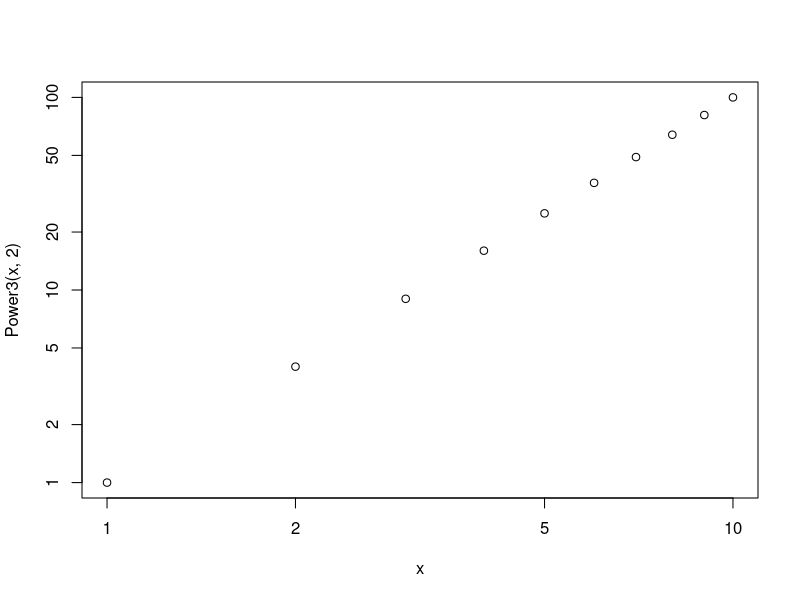
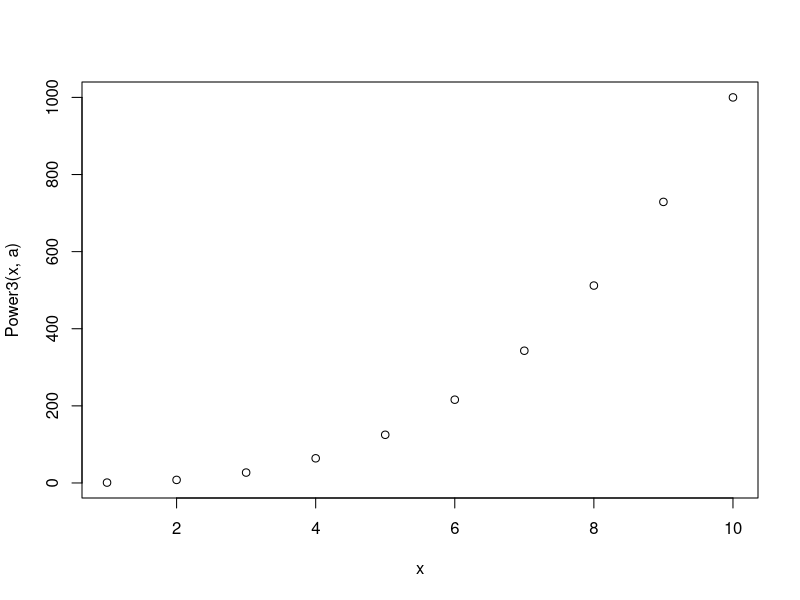

Source code (R) for these figures, in order:
## ---- chunk 1
Power <- function(x,a){
  print(x^a)
}
## ---- chunk 2
Power(3,8)
## ---- chunk 3
Power(10,3)
Power(8,17)
Power(131,3)
## ---- chunk 4
Power3 <- function(x,a){  
  result =x^a
  return(result)
}
## ---- chunk 5
x = 1:10
plot(x, Power3(x,2), log="xy")
## ---- chunk 6
PlotPower <- function(x,a){
  plot(x, Power3(x,a))
}
PlotPower(1:10,3)
